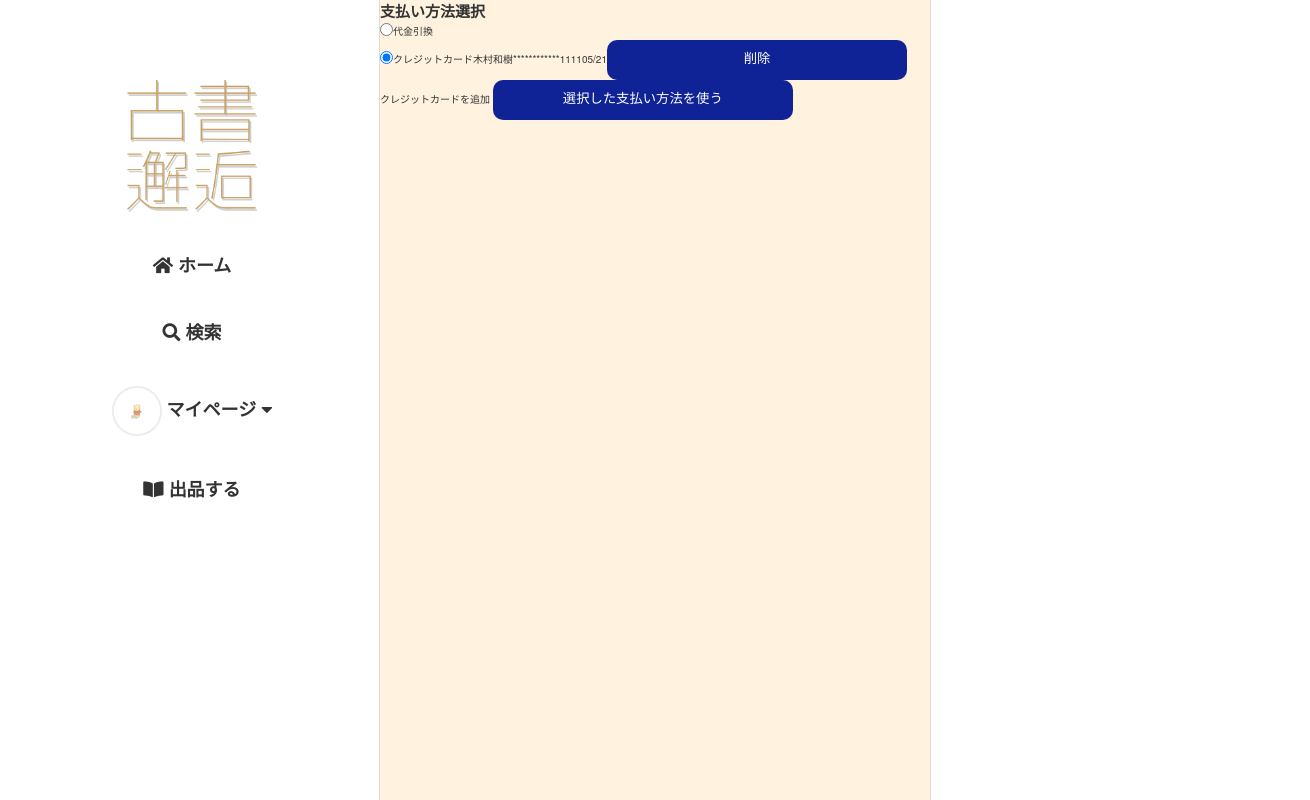
Screenshot of /mypage/pay_way (signed in) with the database file from the repository.
### flmapp/models/user.py (models this page shows, shortened)
class User(UserMixin, db.Model):
    __tablename__ = 'User'
    __table_args__ = (CheckConstraint('update_at >= create_at'),)
    User_id = db.Column(db.Integer, primary_key=True)
    user_code = db.Column(db.String(64), unique=True, index=True, nullable=False)
    username = db.Column(db.String(64), index=True, nullable=False)
    email = db.Column(db.String(64), unique=True, index=True, nullable=False)
    password_hash = db.Column(db.String(128), nullable=False)
    picture_path = db.Column(db.Text, default='default.jpeg', nullable=False)
    prof_comment = db.Column(db.Text)
    default_ShippingAddress_id = db.Column(db.Integer, db.ForeignKey('ShippingAddress.ShippingAddress_id'))
    default_pay_way = db.Column(db.Integer, default=1, nullable=False)
    default_Credit_id = db.Column(db.Integer, db.ForeignKey('Credit.Credit_id'))
    is_active = db.Column(db.Boolean, default=True, nullable=True)
    create_at = db.Column(db.DateTime, default=datetime.now, nullable=False)
    update_at = db.Column(db.DateTime, default=datetime.now, nullable=False)
    def get_id(self):
        return (self.User_id)
    @property
    def password(self):
        raise AttributeError('パスワードは読み取り可能な属性ではありません。')

class Credit(db.Model):
    __tablename__ = 'Credit'
    __table_args__ = (CheckConstraint('update_at >= create_at'),)
    Credit_id = db.Column(db.Integer, primary_key=True)
    User_id = db.Column(db.Integer, db.ForeignKey('User.User_id'), nullable=False)
    credit_name = db.Column(db.String(255), nullable=False)
    credit_num = db.Column(db.Integer, nullable=False)
    expire = db.Column(db.Date, nullable=False)
    security_code_hash = db.Column(db.String(255), nullable=False)
    create_at = db.Column(db.DateTime, default=datetime.now, nullable=False)
    update_at = db.Column(db.DateTime, default=datetime.now, nullable=False)
    @property
    def security_code(self):
        raise AttributeError('セキュリティコードは読み取り可能な属性ではありません。')
    @classmethod
    def search_credit(cls, Credit_id):
        return cls.query.get(Credit_id)
    @classmethod
    def select_credits_by_user_id(cls):
        return cls.query.filter_by(User_id = current_user.get_id()).all()

### flmapp/views/mypage.py (the view, shortened to what this page needs)
@bp.route('/pay_way', methods=['GET', 'POST'])
@login_required
def pay_way():
    if current_user.default_pay_way == 1:
        default_pay_way = 0
    elif current_user.default_pay_way == 2:
        default_pay_way = current_user.default_Credit_id
    form = PayWayForm(request.form, pay_way=default_pay_way)
    delete_form = HiddenPayWayDeleteForm(request.form)
    credits = Credit.select_credits_by_user_id()
    if credits:
        form.pay_way.choices += [(credit.Credit_id, 'クレジットカード') for credit in credits]
    return render_template('mypage/pay_way.html', form=form, credits=credits, delete_form=delete_form)

### flmapp/forms/mypage.py
class PayWayForm(FlaskForm):
    pay_way = RadioField('支払い方法',choices=[(0,'代金引換')], coerce=int)
    submit = SubmitField('選択した支払い方法を使う')

class HiddenPayWayDeleteForm(FlaskForm):
    Credit_id = HiddenField()
    submit = SubmitField('削除')

### flmapp/models/user.py (called while the page is built)
@login_manager.user_loader
def load_user(user_id):
    return User.query.get(user_id)

### flmapp/views/mypage.py (called while the page is built)
@bp.context_processor
def shippingaddresses_processor():
    def search_shippingaddress(ShippingAddress_id):
        """配送先住所レコードを返す"""
        shippingaddress = ShippingAddress.search_shippingaddress(ShippingAddress_id)
        return shippingaddress
    return dict(search_shippingaddress=search_shippingaddress)

@bp.context_processor
def credit_processor():
    def search_credit(Credit_id):
        credit = Credit.search_credit(Credit_id)
        return credit
    return dict(search_credit=search_credit)

@bp.context_processor
def likes_count_processor():
    def likes_count(sell_id):
        """いいねの数をカウントして返す"""
        all_likes = Likes.select_likes_by_sell_id(sell_id)
        return len(all_likes)
    return dict(likes_count=likes_count)

@bp.context_processor
def followers_count_processor():
    def followers_count(user_id):
        """フォロワーの数をカウントして返す"""
        all_followers = UserConnect.select_followers_by_user_id(user_id)
        return len(all_followers)
    return dict(followers_count=followers_count)

### flmapp/views/transaction.py (called while the page is built)
@bp.app_template_filter('credit_num_format')
def credit_num_format(value):
    return '*'*12 + str(value)[-4:]

### flmapp/templates/mypage/pay_way.html (shortened to what this page needs)
{% from "_formhelpers.html" import render_field %}
{% extends "base02.html" %}
{% block content %}
<h2>支払い方法選択</h2>
<table>
{% for field in form.pay_way %}
    <tr>
        <td>{{ field(form="choice") }}</td>
        <td>{{ field.label }}</td>
        {% if field.data != 0 %}
            {% set credit = search_credit(field.data) %}
            <td>{{ credit.credit_name }}</td>
            <td>{{ credit.credit_num | credit_num_format }}</td>
            <td>{{ credit.expire.strftime('%m/%y') }}</td>
            <td>
                <form method="POST" action="{{url_for('mypage.pay_way_delete')}}">
                    {{ delete_form.submit() }}
                </form>
            </td>
        {% endif %}
    </tr>
{% endfor %}
</table>
{% if credits|length < 5 %}
    <a href="{{ url_for('mypage.credit_register') }}">クレジットカードを追加</a>
{% else %}
    <P>クレジットカードは5件以上登録できません。</P>
{% endif%}
{{ form.submit(form="choice") }}
{% endblock %}

### flmapp/templates/base02.html (shortened to what this page needs)
<!DOCTYPE html>
<html lang="ja">
    <head>
        <link rel="stylesheet" href="https://use.fontawesome.com/releases/v5.15.1/css/all.css">
        <link rel="stylesheet" type="text/css" href="{{ url_for('static', filename='css/sanitize.css')}}">
        <link rel="stylesheet" type="text/css" href="{{ url_for('static', filename='css/global.css')}}">
        <link rel="stylesheet" type="text/css" href="{{ url_for('static', filename='css/kosho-flame.css')}}">
        <link rel="stylesheet" type="text/css" href="{{ url_for('static', filename='css/common2.css')}}">
        <link rel="stylesheet" href="{{ url_for('static', filename='css/login_required_modal.css')}}">
        <link rel="stylesheet" href="{{ url_for('static', filename='css/like.css')}}">
        <link rel="stylesheet" href="{{ url_for('static', filename='css/item.css')}}">
    </head>
    <body>
        <div class="wrap">
            <header>
                <div class="h-wrap">
                    <h1><img src="{{ url_for('static', filename='images/logo.png')}}" alt="ロゴ"></h1>
                    <nav>
                        <ul>
                            <li><a id="home" href="{{url_for('route.home')}}">
                                <i class="fas fa-home"></i>
                                ホーム
                            </a></li>
                            <li><a href="{{url_for('search.search')}}">
                                <i class="fas fa-search"></i>
                                検索
                            </a></li>
                            {% if current_user.is_authenticated %}
                                <li>
                                    <label for="check1" class="accordion-open">
                                        <img class="u-icon" src="{{url_for('static', filename='user_image/' + current_user.picture_path)}}">
                                        マイページ
                                        <i class="fas fa-caret-down"></i>
                                    </label>
                                </li>
                            {% else %}
                                <li><a href="{{url_for('auth.login')}}">
                                    ログイン
                                </a></li>
                            {% endif %}
                            <li><a href="{{url_for('sell.sell')}}">
                                <i class="fas fa-book-open"></i>
                                出品する
                            </a></li>
                        </ul>
                    </nav>
                </div>
            </header>
            <div class="container">
                {% block content %}
                {% endblock %}
            </div>
            <div class="r-content">
            </div>
        </div>
    </body>
</html>

### flmapp/static/css/sanitize.css (style rules this page uses)
article, aside, details, figcaption, figure, footer, header, main, menu, nav, section, summary { display: block; }
html { box-sizing: border-box; cursor: default; font-family: sans-serif; line-height: 1.5; -ms-text-size-adjust: 100%; -webkit-text-size-adjust: 100%; }
body { margin: 0; }
h1 { font-size: 2em; margin: .67em 0; }
nav ol, nav ul { list-style: none; }
audio, canvas, iframe, img, svg, video { vertical-align: middle; }
img { border-style: none; }
a { background-color: transparent; -webkit-text-decoration-skip: objects; }
table { border-collapse: collapse; border-spacing: 0; }
button, input { overflow: visible; }
button, html [type="button"], [type="reset"], [type="submit"] { -webkit-appearance: button; }
[type="checkbox"], [type="radio"] { padding: 0; }
a, area, button, input, label, select, textarea, [tabindex] { -ms-touch-action: manipulation; touch-action: manipulation; }

### flmapp/static/css/global.css (style rules this page uses)
* { margin: 0; padding: 0; outline: none; }
html { font-size: 62.5%; }
body { background-color: #FFF; color : #333333; font-family: "Helvetica Neue", Arial, "Hiragino Kaku Gothic ProN", "Hiragino Sans", Meiryo, sans-serif; }
h1 { margin: 0; }
h2 { margin: 0; }
a { color: #333333; text-decoration: none; display: inline-block; transition: color 0.5s; }
ul { list-style: none; }

### flmapp/static/css/kosho-flame.css (style rules this page uses)
input, select, textarea { font-family: 'Courier New', Courier, monospace; }
#submit { width: 300px; height: 40px; line-height: 40px; border: none; border-radius: 10px; color: white; transition: .2s; background-color: #0f2396; }

### flmapp/static/css/common2.css (style rules this page uses)
.wrap { width: 1300px; margin: 0 auto; display: flex; justify-content: space-between; overflow: visible; }
header { position: sticky; top: 0; width: 375px; overflow-y: scroll; -ms-overflow-style: none; height: 100vh; background-color: #FFF; padding-top: 80px; border-right: solid 1.5px #dedbd5; }
.container { min-height: 100vh; width: 550px; background-color: #fff3e0; }
.r-content { position: sticky; top: 0; width: 375px; overflow-y: scroll; -ms-overflow-style: none; height: 100vh; padding-left: 30px; padding-bottom: 30px; background-color: #FFF; border-left: solid 1.5px #dedbd5; }
.h-wrap { display: flex; flex-direction: column; align-items: center; }
header h1 img { width: 130px; }
.h-wrap nav ul li { text-align: center; margin: 40px 0; }
.h-wrap nav ul li:not(.mp-a) { font-size: 1.8rem; font-weight: bold; }
.u-icon { width: 50px; border-radius: 50%; border: 2px solid #ececec; }
.accordion-open { display: block; cursor: pointer; font-size: 1.8rem; font-weight: bold; transition: color 0.5s; }

### rows the page displays
User: picture_path (picture)
Credit: credit_name "木村和樹", credit_num|credit_num_format "************1111", expire "05/21"

### other values shown
{{ field.label }} "代金引換" "クレジットカード"
